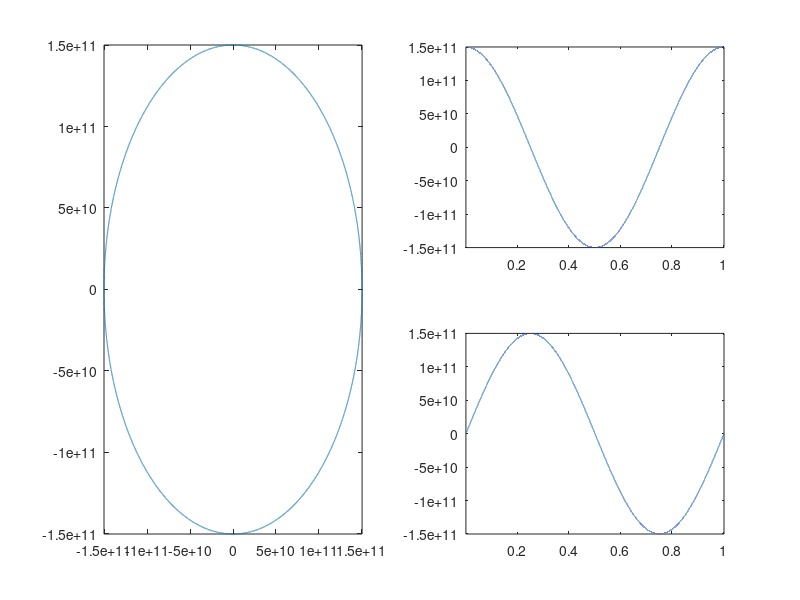
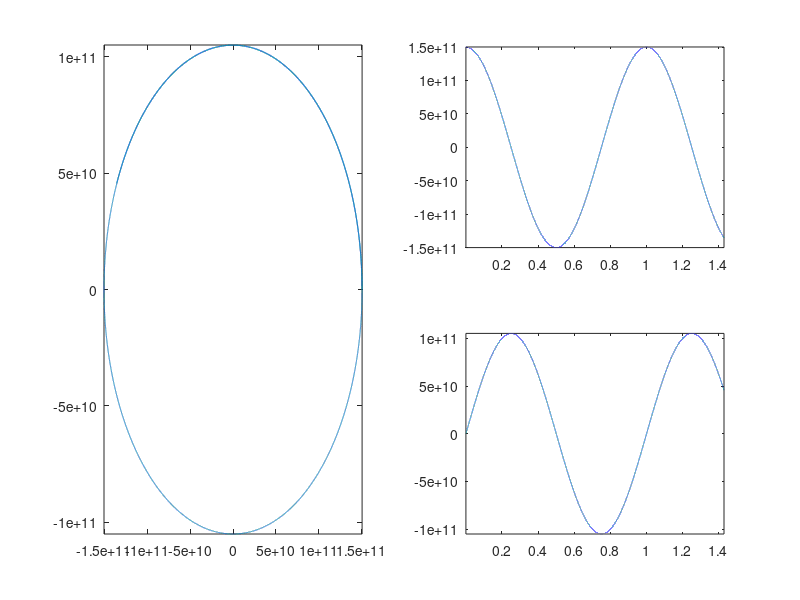
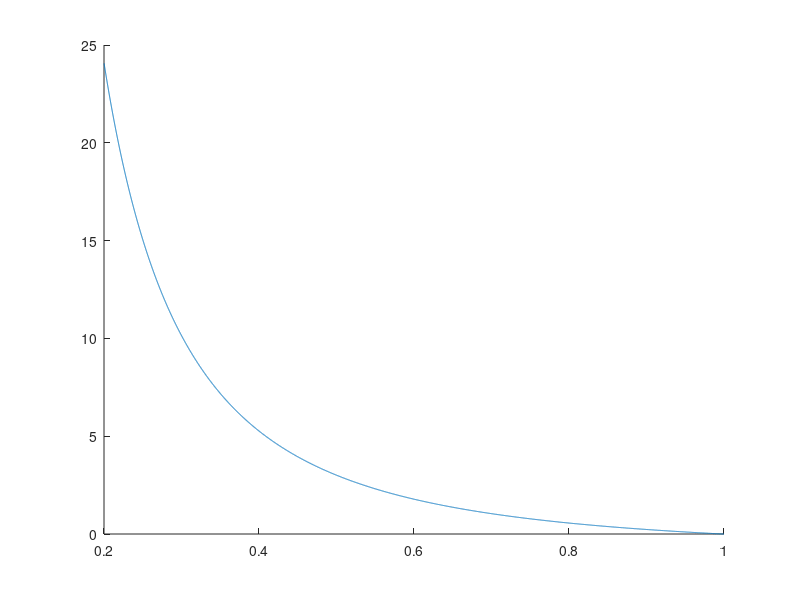

MATLAB code to generate these figures, in order:
clear all;
clc;
G=6.67384e-11;
ms=2e+30;
mp=6e+24;
r0=1.5e+11;
%(a)
%ddx/dtt = -(Gm1m2/r0^2)*cos(), where cos() = x(t)/r0
%ddy/dtt = -(Gm1m2/r0^2)*sin(), where sin() = y(t)/r0

%(b)
h = 864;
a = G.*ms./(r0.*r0);
vc = sqrt(a.*r0);
fprintf(1,'vc = %.6f (m/s)\n',vc);

%(c)
%assume the planet is right from the sun
x(1) = r0;
y(1) = 0;
vx(1) = 0;
vy(1) = vc;
ax(1) = -a.*(x(1)./r0);
ay(1) = -a.*(y(1)./r0);
t(1) = 1;
T = 2.*pi.*r0./vc;
fprintf(1,'T=%.6f(year)\n',T./86400./365); %(year)
%using euler method
for i=1:T./h
    t(i+1) = (i+1);
    vx(i+1) = vx(i) + h.*ax(i);
    vy(i+1) = vy(i) + h.*ay(i);
    x(i+1) = x(i) + h.*vx(i);
    y(i+1) = y(i) + h.*vy(i);
    ax(i+1) = -a.*(x(i)./r0);
    ay(i+1) = -a.*(y(i)./r0);
end
subplot(2,2,2);
plot(t./36500,x);
axis([-inf inf -inf inf]);
subplot(2,2,4);
plot(t./36500,y);
axis([-inf inf -inf inf]);
subplot(2,2,[1 3]);
plot(x,y);
axis([-inf inf -inf inf]);
figure;

%(d)
x(1) = r0;
y(1) = 0;
vx(1) = 0;
vy(1) = 0.7.*vc;
ax(1) = -a.*(x(1)./r0);
ay(1) = -a.*(y(1)./r0);
t(1) = 1;
T = 2.*pi.*r0./(vc.*0.7);
fprintf(1,'T=%.6f(year)\n',T./86400./365); %year
%using euler method
for i=1:T./h
    t(i+1) = (i+1);
    vx(i+1) = vx(i) + h.*ax(i);
    vy(i+1) = vy(i) + h.*ay(i);
    x(i+1) = x(i) + h.*vx(i);
    y(i+1) = y(i) + h.*vy(i);
    ax(i+1) = -a.*(x(i)./r0);
    ay(i+1) = -a.*(y(i)./r0);
end
subplot(2,2,2);
plot(t./36500,x);
axis([-inf inf -inf inf]);
subplot(2,2,4);
plot(t./36500,y);
axis([-inf inf -inf inf]);
subplot(2,2,[1 3]);
plot(x,y);
axis([-inf inf -inf inf]);
figure;

%(e)
sum = 0;
for i=1:36501
    sum = sum + ((x(i)-0)./x(1)).^2 + ((y(i)-0)./y(36500./4)).^2;
    %use equation to check whether an oval or not
end
ans = sum./36501;
fprintf(1,'error = %.6f\n',abs(ans-1));
%because ans is almost equal to 1, so it is an oval

%(f)
year = 86400.*365;
AU = 149597871e+3;
num = (1-0.2)./1e-4;
for i=1:num
    k(i) = 0.2 + i.*(1e-4);
    T = (2.*pi.*r0./(vc.*k(i)))./year;   %year
    R = r0./AU; %AU
    ratio(i) = abs(R.^3-T.^2);
    hold on;
end
plot(k,ratio);
